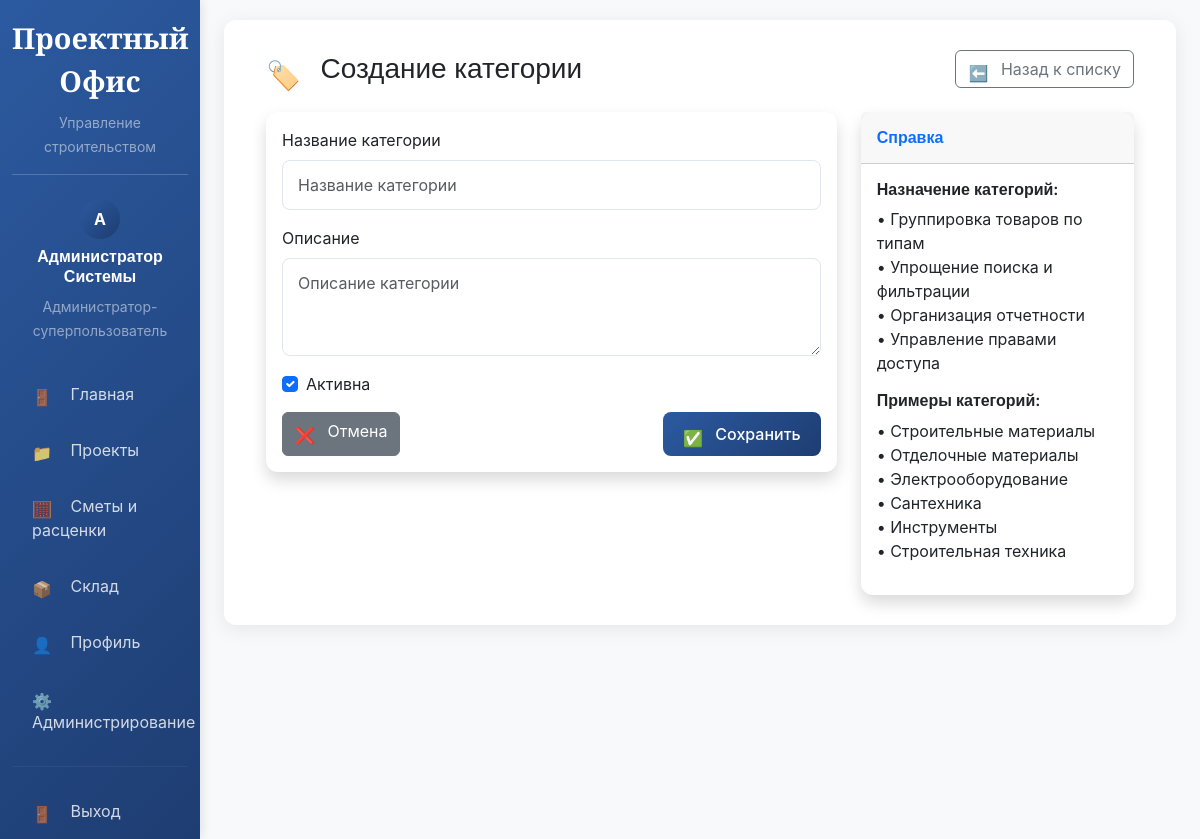
Screenshot of /warehouse/categories/create/ (signed in) with the database file from the repository.
### accounts/models.py (models this page shows, shortened)
class User(AbstractUser):
    class Role(models.TextChoices):
        ADMIN = 'admin', _('Администратор-суперпользователь')
        CHIEF_ENGINEER = 'chief_engineer', _('Главный инженер')
        FOREMAN = 'foreman', _('Прораб')
        WAREHOUSE_KEEPER = 'warehouse_keeper', _('Кладовщик')
        SUPPLIER = 'supplier', _('Снабженец')
        ECONOMIST = 'economist', _('Экономист/Начальник коммерческого отдела')
        CONTRACTOR = 'contractor', _('Подрядчик')
    email = models.EmailField(_('Email адрес'), unique=True, blank=True, null=True)
    role = models.CharField(
        _('Роль'),
        max_length=20,
        choices=Role.choices,
        default=Role.CONTRACTOR
    )
    phone = models.CharField(_('Телефон'), max_length=20, blank=True)
    is_active_session = models.BooleanField(_('Активная сессия'), default=False)
    device_fingerprint = models.CharField(
        _('Отпечаток устройства'),
        max_length=128,
        blank=True,
        help_text=_('Уникальный идентификатор устройства пользователя')
    )
    last_login_ip = models.GenericIPAddressField(_('Последний IP'), blank=True, null=True)
    failed_login_attempts = models.PositiveIntegerField(_('Неудачные попытки входа'), default=0)
    locked_until = models.DateTimeField(_('Заблокирован до'), blank=True, null=True)
    created_at = models.DateTimeField(_('Дата создания'), auto_now_add=True)
    updated_at = models.DateTimeField(_('Дата обновления'), auto_now=True)
    objects = UserManager()
    USERNAME_FIELD = 'email'
    REQUIRED_FIELDS = ['first_name', 'last_name']
    class Meta:
        verbose_name = _('Пользователь')
        verbose_name_plural = _('Пользователи')
        db_table = 'users'
    def get_full_name(self):
        full_name = f"{self.first_name} {self.last_name}".strip()
        if full_name:
            return full_name
        elif self.email:
            return self.email
        else:
            return f"User {self.id}"
    def is_admin_role(self):
        return self.role == self.Role.ADMIN or self.is_superuser
    def can_manage_warehouse(self):
        return self.is_admin_role() or self.is_chief_engineer_role() or self.is_warehouse_keeper_role() or self.is_supplier_role()
    def can_view_projects(self):
        return self.is_admin_role() or self.is_chief_engineer_role() or self.is_foreman_role() or self.is_contractor_role()
    def can_view_estimates(self):
        return self.is_admin_role() or self.is_chief_engineer_role() or self.is_foreman_role()

### warehouse/views.py (the view)
# urls.py: path('categories/create/', views.warehouse_category_create, name='category_create'),
@login_required
def warehouse_category_create(request):
    if request.method == 'POST':
        form = WarehouseCategoryForm(request.POST)
        if form.is_valid():
            form.save()
            messages.success(request, _('Категория успешно создана.'))
            return redirect('warehouse:categories_list')
    else:
        form = WarehouseCategoryForm()
    context = {
        'form': form,
        'title': _('Создание категории'),
    }
    return render(request, 'warehouse/category_form.html', context)

### warehouse/forms.py
class WarehouseCategoryForm(forms.ModelForm):
    class Meta:
        model = WarehouseCategory
        fields = ['name', 'description', 'is_active']
        widgets = {
            'name': forms.TextInput(attrs={'class': 'form-control', 'placeholder': _('Название категории')}),
            'description': forms.Textarea(attrs={'class': 'form-control', 'rows': 3, 'placeholder': _('Описание категории')}),
            'is_active': forms.CheckboxInput(attrs={'class': 'form-check-input'}),
        }

### templates/warehouse/category_form.html (shortened to what this page needs)
{% extends 'base.html' %}
{% load static %}
{% block content %}
<div class="container-fluid">
    <div class="row">
        <div class="col-12">
            <div class="d-flex justify-content-between align-items-center mb-4">
                <h1 class="h3 mb-0">
                    <i class="bi bi-tags me-2"></i>
                    {{ title }}
                </h1>
                <a href="{% url 'warehouse:categories_list' %}" class="btn btn-outline-secondary">
                    <i class="bi bi-arrow-left me-1"></i>
                    Назад к списку
                </a>
            </div>
        </div>
    </div>
    <div class="row">
        <div class="col-lg-8">
            <div class="card shadow">
                <div class="card-body">
                    <form method="post">
                        <div class="mb-3">
                            <label for="{{ form.name.id_for_label }}" class="form-label">{{ form.name.label }}</label>
                            {{ form.name }}
                        </div>
                        <div class="mb-3">
                            <label for="{{ form.description.id_for_label }}" class="form-label">{{ form.description.label }}</label>
                            {{ form.description }}
                        </div>
                        <div class="mb-3">
                            <div class="form-check">
                                {{ form.is_active }}
                                <label class="form-check-label" for="{{ form.is_active.id_for_label }}">
                                    {{ form.is_active.label }}
                                </label>
                            </div>
                        </div>
                        <div class="d-flex justify-content-between">
                            <a href="{% url 'warehouse:categories_list' %}" class="btn btn-secondary">
                                <i class="bi bi-x-circle me-1"></i>
                                Отмена
                            </a>
                            <button type="submit" class="btn btn-primary">
                                <i class="bi bi-check-circle me-1"></i>
                                Сохранить
                            </button>
                        </div>
                    </form>
                </div>
            </div>
        </div>
        <div class="col-lg-4">
            <div class="card shadow">
                <div class="card-header py-3">
                    <h6 class="m-0 font-weight-bold text-primary">Справка</h6>
                </div>
                <div class="card-body">
                    <h6>Назначение категорий:</h6>
                    <ul class="list-unstyled">
                        <li>• Группировка товаров по типам</li>
                        <li>• Упрощение поиска и фильтрации</li>
                        <li>• Организация отчетности</li>
                        <li>• Управление правами доступа</li>
                    </ul>
                    <h6 class="mt-3">Примеры категорий:</h6>
                    <ul class="list-unstyled">
                        <li>• Строительные материалы</li>
                        <li>• Отделочные материалы</li>
                        <li>• Электрооборудование</li>
                        <li>• Сантехника</li>
                        <li>• Инструменты</li>
                        <li>• Строительная техника</li>
                    </ul>
                </div>
            </div>
        </div>
    </div>
</div>
{% endblock %}

### templates/base.html (shortened to what this page needs)
{% load static %}
<!DOCTYPE html>
<html lang="ru">
<head>
    <link href="https://cdn.jsdelivr.net/npm/bootstrap@5.3.0/dist/css/bootstrap.min.css" rel="stylesheet">
    <link href="https://cdn.jsdelivr.net/npm/bootstrap-icons@1.11.3/font/bootstrap-icons.css" rel="stylesheet">
    <link href="https://cdnjs.cloudflare.com/ajax/libs/bootstrap-icons/1.11.3/bootstrap-icons.min.css" rel="stylesheet">
    <link href="{% static 'css/complete-icons.css' %}" rel="stylesheet">
</head>
<body>
    <div class="container-fluid">
        <div class="row">
            {% if user.is_authenticated %}
            <nav class="col-md-3 col-lg-2 d-md-block sidebar collapse" id="sidebarMenu">
                <div class="position-sticky pt-3">
                    <div class="text-center mb-4 pb-3 border-bottom" style="border-color: rgba(255,255,255,0.2) !important;">
                        <div class="brand-title text-white mb-2" style="color: white !important; -webkit-text-fill-color: white !important;">
                            Проектный Офис
                        </div>
                        <small class="text-white-50">Управление строительством</small>
                    </div>
                    <div class="text-center mb-4">
                        <div class="user-avatar mx-auto mb-2">
                            {{ user.first_name.0|default:user.email.0|upper }}
                        </div>
                        <h6 class="text-white">{{ user.get_full_name|default:user.email }}</h6>
                        <small class="text-white-50">{{ user.get_role_display }}</small>
                    </div>
                    <ul class="nav flex-column">
                        {% if user.is_superuser %}
                        <li class="nav-item">
                            <a class="nav-link {% if request.resolver_match.url_name == 'dashboard' %}active{% endif %}" href="{% url 'projects:dashboard' %}">
                                <i class="bi bi-house-door"></i>
                                Главная
                            </a>
                        </li>
                        {% endif %}
                        {% if user.can_view_projects %}
                        <li class="nav-item">
                            <a class="nav-link {% if request.resolver_match.url_name == 'list' %}active{% endif %}" href="{% url 'projects:list' %}">
                                <i class="bi bi-folder"></i>
                                Проекты
                            </a>
                        </li>
                        {% endif %}
                        {% if user.can_view_estimates %}
                        <li class="nav-item">
                            <a class="nav-link {% if 'estimate' in request.resolver_match.url_name %}active{% endif %}" href="{% url 'projects:estimate_rates_list' %}">
                                <i class="bi bi-calculator"></i>
                                Сметы и расценки
                            </a>
                        </li>
                        {% endif %}
                        {% if user.can_manage_warehouse %}
                        <li class="nav-item">
                            <a class="nav-link {% if 'warehouse' in request.resolver_match.url_name %}active{% endif %}" href="{% url 'warehouse:dashboard' %}">
                                <i class="bi bi-box-seam"></i>
                                Склад
                            </a>
                        </li>
                        {% endif %}
                        <li class="nav-item">
                            <a class="nav-link {% if request.resolver_match.url_name == 'profile' %}active{% endif %}" href="{% url 'accounts:profile' %}">
                                <i class="bi bi-person"></i>
                                Профиль
                            </a>
                        </li>
                        {% if user.is_admin_role %}
                        <li class="nav-item">
                            <a class="nav-link" href="{% url 'admin_panel:dashboard' %}">
                                <i class="bi bi-gear"></i>
                                Администрирование
                            </a>
                        </li>
                        {% endif %}
                    </ul>
                    <hr class="my-3" style="border-color: rgba(255,255,255,0.2);">
                    <ul class="nav flex-column">
                        <li class="nav-item">
                            <a class="nav-link" href="{% url 'accounts:logout' %}">
                                <i class="bi bi-box-arrow-right"></i>
                                Выход
                            </a>
                        </li>
                    </ul>
                </div>
            </nav>
            {% endif %}
            <main class="col-md-9 ms-sm-auto col-lg-10 px-md-4">
                <div class="main-content fade-in">
                    {% block content %}{% endblock %}
                </div>
            </main>
        </div>
    </div>
</body>
</html>

### templates/base.html (style rules this page uses)
:root { --primary-color: #2c5aa0; --secondary-color: #f8f9fa; --accent-color: #ff6b35; --success-color: #28a745; --warning-color: #ffc107; --danger-color: #dc3545; --dark-color: #343a40; --light-color: #f8f9fa; }
body { font-family: 'Inter', -apple-system, BlinkMacSystemFont, 'Segoe UI', Roboto, sans-serif; background-color: var(--secondary-color); font-weight: 400; }
.brand-title { font-family: 'Playfair Display', serif; font-weight: 600; font-size: 1.8rem; background: linear-gradient(135deg, var(--primary-color) 0%, #1e3d72 100%); -webkit-background-clip: text; -webkit-text-fill-color: transparent; background-clip: text; text-shadow: 0 2px 4px rgba(44, 90, 160, 0.1); }
h1, h2, h3, h4, h5, h6 { font-family: 'Inter', sans-serif; font-weight: 600; }
.sidebar { min-height: 100vh; background: linear-gradient(135deg, var(--primary-color) 0%, #1e3d72 100%); box-shadow: 2px 0 10px rgba(0,0,0,0.1); }
.sidebar .nav-link { color: rgba(255,255,255,0.8); padding: 12px 20px; margin: 4px 0; border-radius: 8px; transition: all 0.3s ease; }
.sidebar .nav-link i { margin-right: 10px; width: 20px; text-align: center; }
.main-content { background-color: white; border-radius: 12px; box-shadow: 0 4px 20px rgba(0,0,0,0.08); margin: 20px 0; padding: 30px; }
.card { border: none; border-radius: 12px; box-shadow: 0 4px 15px rgba(0,0,0,0.08); transition: transform 0.3s ease, box-shadow 0.3s ease; }
.btn-primary { background: linear-gradient(135deg, var(--primary-color) 0%, #1e3d72 100%); border: none; border-radius: 8px; padding: 10px 20px; font-weight: 500; transition: all 0.3s ease; }
.form-control, .form-select { border-radius: 8px; border: 1px solid #e0e6ed; padding: 12px 15px; transition: all 0.3s ease; }
.user-avatar { width: 40px; height: 40px; border-radius: 50%; background: linear-gradient(135deg, var(--primary-color) 0%, #1e3d72 100%); display: flex; align-items: center; justify-content: center; color: white; font-weight: bold; }
.fade-in { animation: fadeIn 0.5s ease-in; }

### rows the page displays
User: first_name.0 "А", get_full_name "Администратор Системы", role "Администратор-суперпользователь"

### other values shown
{{ title }} "Создание категории"
